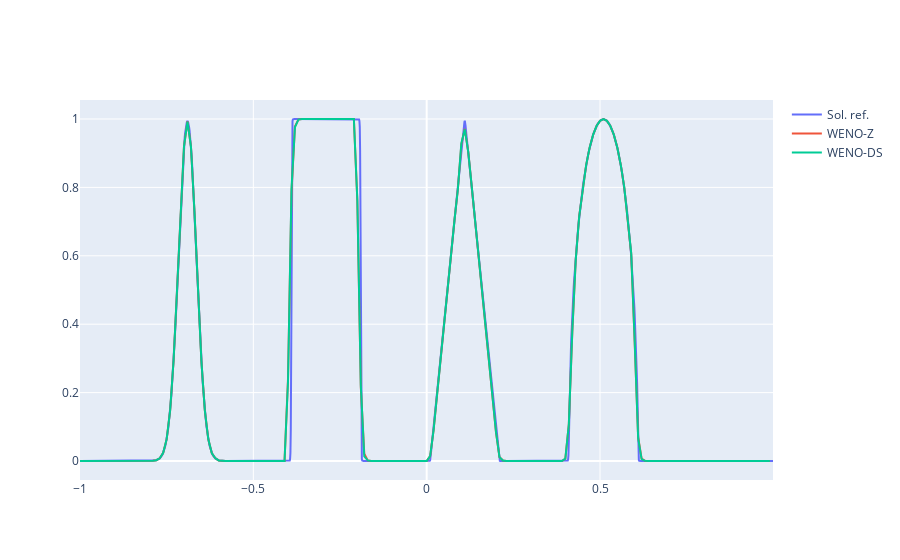

The cell this chart's notebook holds for it:
### Code cell
plot_all_registry[1]

### Figure 1 — Plotly figure (JSON) as saved in the notebook; plotly's stock layout.template omitted (floating-point values rounded to 4 significant figures; data arrays with more than 128 entries replaced by an {"elided": "..."} marker saying what was removed)
{"data": [{"mode": "lines", "name": "Sol. ref.", "type": "scatter", "x": {"elided": "2000 float values"}, "y": {"elided": "2000 float values"}}, {"mode": "lines", "name": "WENO-Z", "type": "scatter", "x": {"elided": "200 float values"}, "y": {"elided": "200 float values"}}, {"mode": "lines", "name": "WENO-DS", "type": "scatter", "x": {"elided": "200 float values"}, "y": {"elided": "200 float values"}}], "layout": {}}
